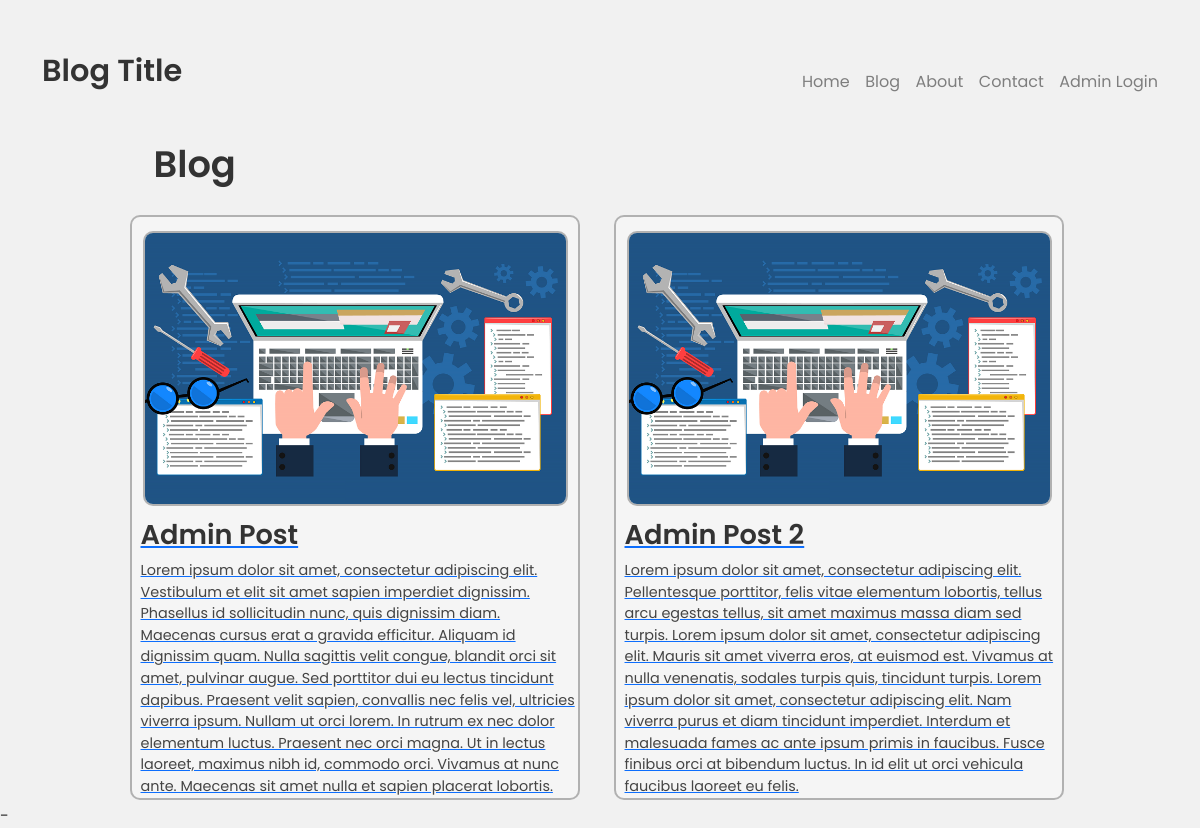
Screenshot of /blog.php with the database file from the repository.
### tables this page shows
CREATE TABLE "blog" (
	"id"	INTEGER NOT NULL UNIQUE,
	"subject"	TEXT NOT NULL,
	"postadmin"	TEXT NOT NULL,
	PRIMARY KEY("id" AUTOINCREMENT)
);

### blog.php (the view, shortened to what this page needs)
<!DOCTYPE html>
<html lang="tr">
<head>
    <link rel="stylesheet" type="text/css" href="assets/fonts/flaticon/flaticon.css">
    <link rel="stylesheet" href="assets/css/bootstrap.min.css">
    <link rel="stylesheet" href="assets/css/style.css">
    <link rel="stylesheet" href="assets/css/mobile.css">
    <link rel="stylesheet" href="css/style.css">
</head>
<body>
    <header>
        <div class="container">
            <div class="header-wrapper mt-5">
                <div class="row header-content">
                    <div class="header-title col-md-8">
                        <a href="index.php">Blog Title</a>
                    </div>
                    <div class="header-menu col-md-4">
                        <ul>
                        <li>
                                <a href="index.php">Home</a>
                            </li>
                            <li>
                                <a href="blog.php">Blog</a>
                            </li>
                            <li>
                                <a href="about.php">About</a>
                            </li>
                            <li>
                                <a href="contact.php">Contact</a>
                            </li>
                            <li>
                                <a href="login.php">Admin Login</a>
                            </li>
                        </ul>
                    </div>
                </div>
            </div>
        </div>
    </header>
    <div class="blog-post-wrapper">
        <div class="container mt-4">
            <div class="blog-post-container">
                <div class="blog-post-top-title">
                    Blog
                </div>
                <div class="blog-post-row">
                    <div class="row">
                            <?php
                            $pdo = new PDO('sqlite:blog.db');
                            $sql = "SELECT * FROM blog";
                            $stmt = $pdo->prepare($sql);
                            $stmt->execute();
                            $blog = $stmt->fetchAll(PDO::FETCH_ASSOC);
                         foreach ($blog as $blog) {
                                echo "<a href='blogpost.php' class='blog-a'>";
                                echo "<div class='blog-post'>";
                                echo "<div class='blog-post-thumbnail'>";
                                echo "<img src='assets/img/thumbnail.png' alt='' srcset=''>";
                                echo "</div>";
                                echo "<div class='blog-post-text'>";
                                echo "<div class='blog-post-title'>";
                                echo $blog['subject'];
                                echo "</div>";
                                echo "<div class='blog-post-description'>";
                                echo $blog['postadmin'];
                                echo "</div>";
                                echo "</div>";
                                echo "</div>";
                                echo "</a>";
                            }
                            ?>
                    </div>
                </div>
            </div>
        </div>
    </div>-
</body>
</html>

### assets/css/style.css (style rules this page uses)
body { background-color: #f1f1f1; font-family: 'Poppins', sans-serif; color: #333; }
header { z-index: 999; }
header .header-wrapper .header-content { align-items: flex-end; }
header .header-wrapper .header-title a { text-decoration: none; color: #333; font-size: 1.9rem; font-weight: 600; }
header .header-wrapper .header-menu ul { display: flex; justify-content: space-between; margin: 0; padding: 0; }
header .header-wrapper .header-menu ul li { list-style-type: none; }
header .header-wrapper .header-menu ul li a { text-decoration: none; color: #333; opacity: 0.6; font-weight: 400; }
.blog-post-wrapper .blog-post-container { margin: auto; max-width: 950px; }
.blog-post-wrapper .blog-post-container .blog-post-top-title { text-decoration: none; color: #333; font-size: 2.3rem; font-weight: 600; padding: 2% 3%; }
.blog-post-wrapper .blog-post-container .blog-post-row .blog-post { text-align: center; background-color: #f5f5f5; border: 2px solid rgba(0, 0, 0, 0.28); border-radius: 10px; max-width: 460px; margin: 1%; overflow: hidden; }
.blog-post-wrapper .blog-post-container .blog-post .blog-post-thumbnail img { width: 425px; height: 275px; border-radius: 10px; border: 2px solid rgba(0, 0, 0, 0.28); object-fit: cover; }
.blog-post-wrapper .blog-post-container .blog-post .blog-post-thumbnail { max-width: 425px; max-height: 275px; margin: auto; padding-top:3%; }
.blog-post-wrapper .blog-post .blog-post-text .blog-post-title { color: #333; font-size: 1.7rem; font-weight: 600; padding: 5% 0% 0% 2%; }
.blog-post-wrapper .blog-post .blog-post-text .blog-post-description { color: #444; font-size: 0.9rem; font-weight: 400; padding: 1% 0% 0% 2%; }
.blog-post-wrapper .blog-post .blog-post-text { text-align: left; }

### css/style.css (style rules this page uses)
.blog-a { text-align: center; width: auto; }

### rows the page displays
blog: subject "Admin Post", postadmin "Lorem ipsum dolor sit amet, consectetur adipiscing elit. Vestibulum et elit sit amet sapien imperdiet dignissim. Phasellus id sollicitudin nunc, quis dignissim diam. Maecenas cursus erat a gravida efficitur. Aliquam id dignissim quam. Nulla sagittis velit congue, blandit orci sit amet, pulvinar augue. Sed porttitor dui eu lectus tincidunt dapibus. Praesent velit sapien, convallis nec felis vel, ultricies viverra ipsum. Nullam ut orci lorem. In rutrum ex nec dolor elementum luctus. Praesent nec orci magna. Ut in lectus laoreet, maximus nibh id, commodo orci. Vivamus at nunc ante. Maecenas sit amet nulla et sapien placerat lobortis."
blog: subject "Admin Post 2", postadmin "Lorem ipsum dolor sit amet, consectetur adipiscing elit. Pellentesque porttitor, felis vitae elementum lobortis, tellus arcu egestas tellus, sit amet maximus massa diam sed turpis. Lorem ipsum dolor sit amet, consectetur adipiscing elit. Mauris sit amet viverra eros, at euismod est. Vivamus at nulla venenatis, sodales turpis quis, tincidunt turpis. Lorem ipsum dolor sit amet, consectetur adipiscing elit. Nam viverra purus et diam tincidunt imperdiet. Interdum et malesuada fames ac ante ipsum primis in faucibus. Fusce finibus orci at bibendum luctus. In id elit ut orci vehicula faucibus laoreet eu felis."
